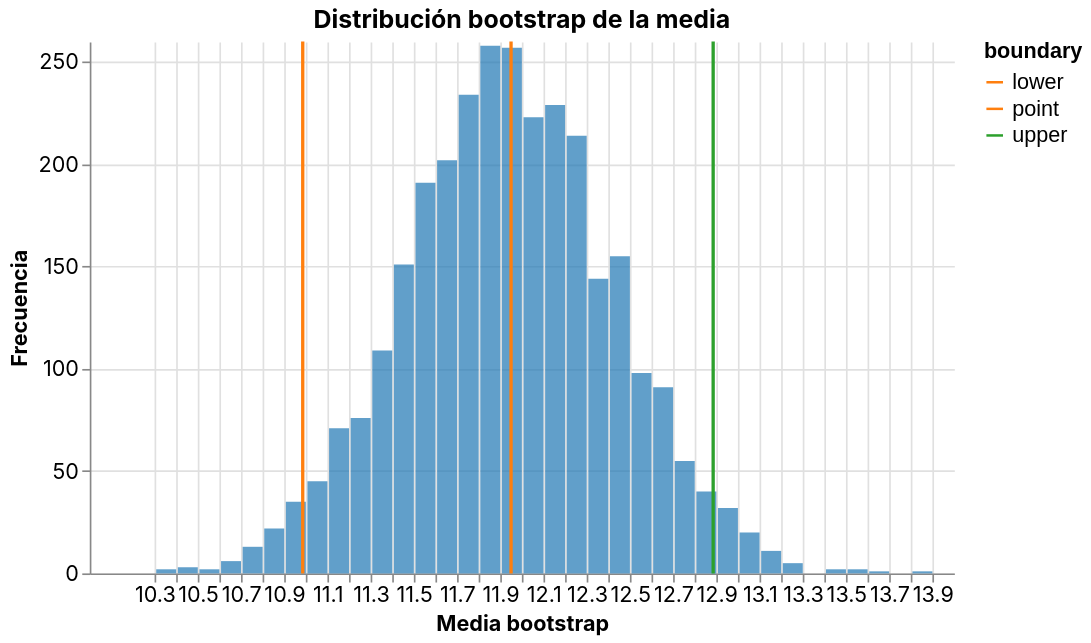

The code cell stored with this chart in its notebook:
### Markdown cell above
## Bootstrap — IC sin supuestos paramétricos

Cuando no queremos asumir Normalidad ni conocer $\sigma$, podemos **remuestrear**: tomar
muchas muestras con reemplazo del conjunto observado y mirar la distribución de las
medias bootstrap. El IC sale de sus percentiles 2{,}5 y 97{,}5.

### Code cell
rng = np.random.default_rng(settings.random_seed)
synthetic_sample = Observations.validate(pd.DataFrame({"value": rng.normal(loc=12.0, scale=3.0, size=36)}))
bootstrap_result = bootstrap_mean(BootstrapInput(observations=synthetic_sample, replicates=3_000, settings=settings))
chart_bootstrap_distribution(BootstrapDistributionChartInput(bootstrap_result=bootstrap_result, settings=settings))

### Figure 1 — Vega-Lite specification as saved in the notebook (floating-point values rounded to 4 significant figures; data arrays with more than 128 entries replaced by an {"elided": "..."} marker saying what was removed)
{"config": {"view": {"continuousWidth": 300, "continuousHeight": 300, "stroke": "transparent"}, "axis": {"grid": true, "gridColor": "#e0e0e0", "labelFont": "Inter, system-ui, sans-serif", "labelFontSize": 13, "titleFont": "Inter, system-ui, sans-serif", "titleFontSize": 13}, "legend": {"labelFontSize": 13, "titleFontSize": 13}, "title": {"font": "Inter, system-ui, sans-serif", "fontSize": 15}}, "layer": [{"data": {"name": "data-308fad98827a771ef64d1e4c45960355"}, "mark": {"type": "bar", "color": "#1f77b4", "opacity": 0.7}, "encoding": {"x": {"bin": {"maxbins": 40}, "field": "bootstrap_mean", "title": "Media bootstrap", "type": "quantitative"}, "y": {"aggregate": "count", "title": "Frecuencia", "type": "quantitative"}}}, {"data": {"name": "data-148e127c7fe65042731d1f4caabc2a4e"}, "mark": {"type": "rule", "strokeWidth": 2.0}, "encoding": {"color": {"field": "boundary", "scale": {"range": ["#ff7f0e", "#ff7f0e", "#2ca02c"]}, "type": "nominal"}, "x": {"field": "value", "type": "quantitative"}}}], "height": 320, "title": "Distribución bootstrap de la media", "width": 520, "$schema": "https://vega.github.io/schema/vega-lite/v6.4.1.json", "datasets": {"data-308fad98827a771ef64d1e4c45960355": {"elided": "3000 records"}, "data-148e127c7fe65042731d1f4caabc2a4e": [{"boundary": "lower", "value": 10.99}, {"boundary": "upper", "value": 12.89}, {"boundary": "point", "value": 11.95}]}}
